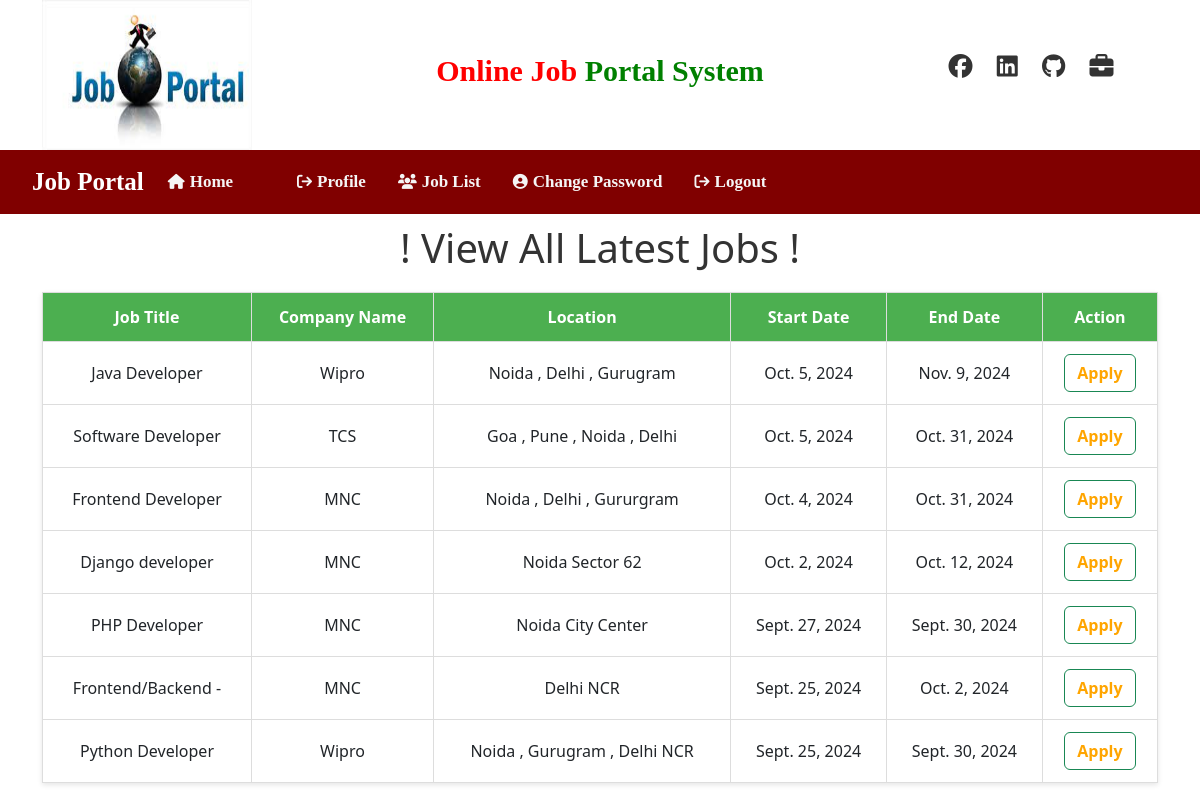
Page /userjoblist (signed in) on the committed database.
### Online/models.py (models this page shows, shortened)
class Jobs(models.Model):
    recruiter = models.ForeignKey(Recruiter,on_delete=models.CASCADE)
    start_date = models.DateField()
    end_date = models.DateField()
    job_title = models.CharField(max_length=255)
    job_salary = models.FloatField(max_length=25)
    image =    models.FileField()
    description = models.TextField()
    experience = models.CharField(max_length=50)
    location  = models.CharField(max_length=150)
    skill  = models.CharField(max_length=500)
    created_date  = models.DateField()

class Recruiter(models.Model):
    user = models.ForeignKey(User,on_delete=models.CASCADE)
    mobile = models.CharField(max_length=25 ,null=True)
    image = models.FileField(null=True)
    company = models.CharField(max_length=255)
    company_address = models.CharField(max_length=255)
    industry = models.CharField(max_length=234)
    type = models.CharField(max_length=15,null=True)
    status = models.CharField(max_length=56)

### Online/views.py (the view)
# urls.py: path('userjoblist',views.user_latest_job,name='userJobList'),
def user_latest_job(request):
    data = Jobs.objects.all().order_by('-start_date')
    user = request.user
    student = StudentUser.objects.get(user=user)
    applied = Apply.objects.filter(student=student)
    li = []
    for application in applied:
        li.append(application.job.id)  # Assuming the Apply model has a 'job' foreign key to Jobs
    return render(request, 'User/user_job_list.html', {'data': data, 'li': li})

### template/User/user_job_list.html (shortened to what this page needs)
{% include 'header.html' %}
<!DOCTYPE html>
<html lang="en">
<head>
</head>
<body>
    <h1>! View All Latest Jobs !</h1>
    <div class="container">
        <table id="example" class="display nowrap">
            <thead>
                <tr>
                    <th>Job Title</th>
                    <th>Company Name</th>
                    <th>Location</th>
                    <th>Start Date</th>
                    <th>End Date</th>
                    <th>Action</th>
                </tr>
            </thead>
            <tbody>
                {% for i in data %}
                <tr>
                    <td data-label="Job Title">{{ i.job_title|truncatewords:5 }}</td>
                    <td data-label="Company Name">{{ i.recruiter.company }}</td>
                    <td data-label="Location">{{ i.location }}</td>
                    <td data-label="Start Date">{{ i.start_date }}</td>
                    <td data-label="End Date">{{ i.end_date }}</td>
                    <td data-label="Action">
                        {% if i.id in li %}
                        <button class="btn btn-success">
                            <a href="" style="text-decoration: none; color: whitesmoke;">Applyed</a>
                        </button>
                        {% else %}
                        <button class="btn btn-outline-success">
                            <a href="{% url 'job_detalis' i.id %}" style="text-decoration: none; color: orange; font-weight: 600;">Apply</a>
                        </button>
                        {% endif %}
                    </td>
                </tr>
                {% endfor %}
            </tbody>
        </table>
    </div>
</body>
</html>

### template/User/user_job_list.html (style rules this page uses)
table { width: 100%; margin-top: 20px; border-collapse: collapse; border: 1px solid #ddd; box-shadow: 0 2px 5px rgba(0, 0, 0, 0.1); }
th, td { border: 1px solid #ddd; padding: 12px; text-align: center; }
th { background-color: #4CAF50; color: white; }
h1 { text-align: center; margin-top: 10px; color: #333; }

### rows in the picture
Jobs: job_title "Java Developer", recruiter.company "Wipro", location "Noida , Delhi , Gurugram", start_date "Oct. 5, 2024", end_date "Nov. 9, 2024", shows "Apply"
Jobs: job_title "Software Developer", recruiter.company "TCS", location "Goa , Pune , Noida , Delhi", start_date "Oct. 5, 2024", end_date "Oct. 31, 2024", shows "Apply"
Jobs: job_title "Frontend Developer", recruiter.company "MNC", location "Noida , Delhi , Gururgram", start_date "Oct. 4, 2024", end_date "Oct. 31, 2024", shows "Apply"
Jobs: job_title "Django developer", recruiter.company "MNC", location "Noida Sector 62", start_date "Oct. 2, 2024", end_date "Oct. 12, 2024", shows "Apply"
Jobs: job_title "PHP Developer", recruiter.company "MNC", location "Noida City Center", start_date "Sept. 27, 2024", end_date "Sept. 30, 2024", shows "Apply"
Jobs: job_title "Frontend/Backend -", recruiter.company "MNC", location "Delhi NCR", start_date "Sept. 25, 2024", end_date "Oct. 2, 2024", shows "Apply"
Jobs: job_title "Python Developer", recruiter.company "Wipro", location "Noida , Gurugram , Delhi NCR", start_date "Sept. 25, 2024", end_date "Sept. 30, 2024", shows "Apply"
